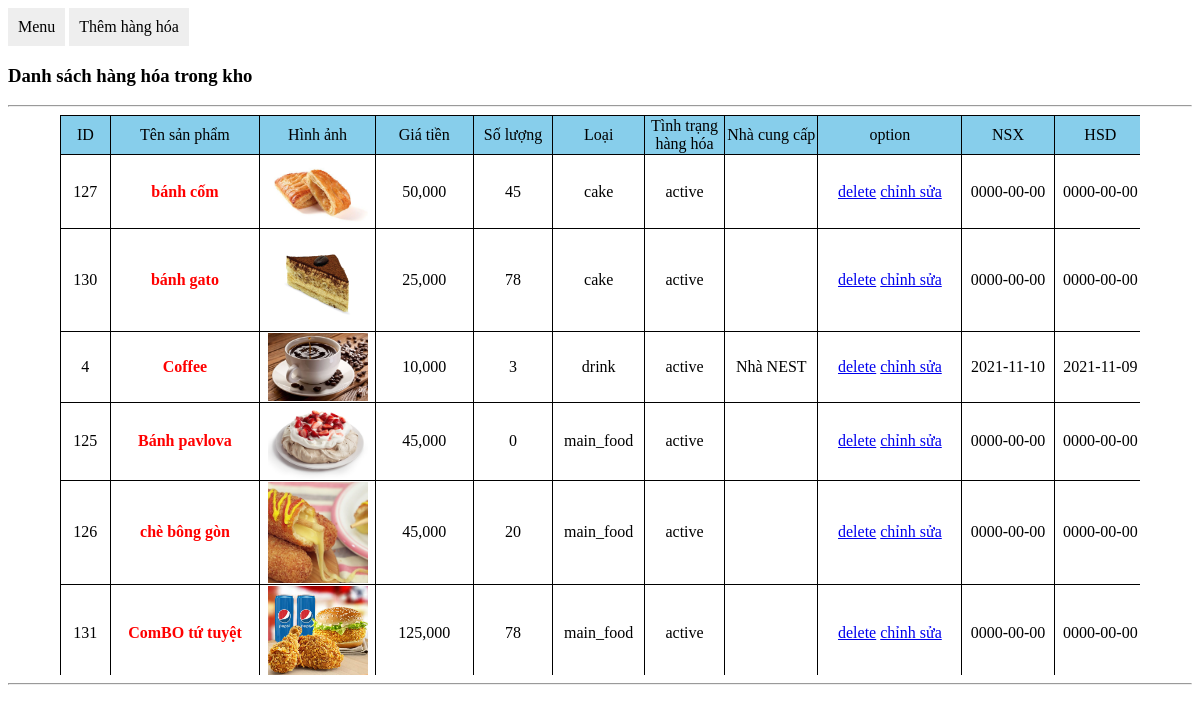
The page /admin/list.php on the database as committed earlier.
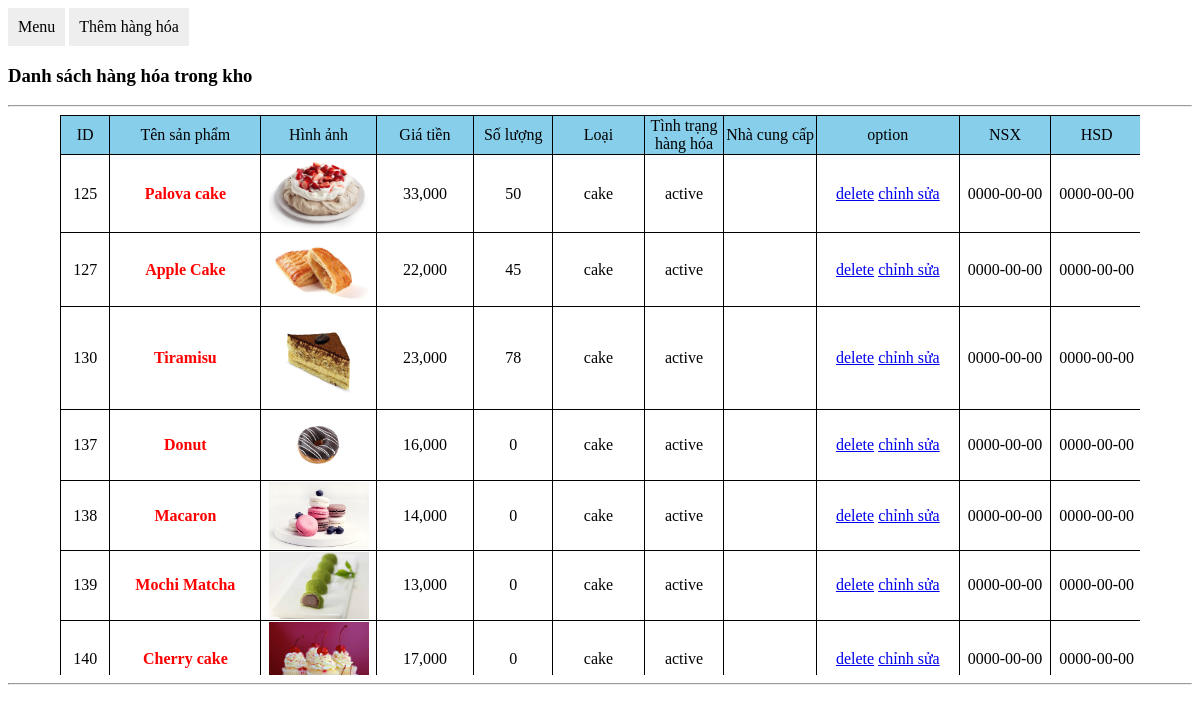
The same page on the database as committed later.
### tables this page shows
CREATE TABLE `item_1` (
  `id` int(30) NOT NULL,
  `thu_tu` int(200) NOT NULL,
  `name` varchar(200) NOT NULL,
  `img` varchar(500) NOT NULL,
  `cost` int(50) NOT NULL,
  `status` varchar(100) NOT NULL,
  `details` text NOT NULL,
  `HSD` date NOT NULL,
  `NXS` date NOT NULL,
  `Supply` varchar(100) NOT NULL,
  `type` varchar(100) NOT NULL,
  `category` varchar(100) NOT NULL
);

### admin/list.php (the view, shortened to what this page needs)
<?php
    include('../config/config.php');
    $list_001 = "SELECT * FROM item_1 ORDER BY type ASC" ;
    $query_list = mysqli_query($mysqli, $list_001);
?>
<div class="menu">
    <a href="index.php">Menu</a>
    <a href="add.php">Thêm hàng hóa</a>
</div>
<h3>Danh sách hàng hóa trong kho</h3>
<hr>
<div class="main-body">
    <table >
    <tr style="background-color:skyblue">
                <td style="width:60px">ID</td>
                <td style="width:200px">Tên sản phẩm</td>
                <td style="width:120px">Hình ảnh</td>
                <td style="width:120px">Giá tiền</td>
                <td style="width:100px">Số lượng</td>
                <td style="width:100px">Loại</td>
                <td style="width:100px">Tình trạng hàng hóa</td>
                <td style="width:120px">Nhà cung cấp</td>
                <td style="width:200px">option</td>
                <td style="width:120px">NSX</td>
                <td style="width:120px">HSD</td>
            </tr>
       <?php
        while($row_list = mysqli_fetch_array( $query_list)){
        ?>
            <tr>
                <td><?php echo $row_list['id']; ?></td>
                <td style="color:red;font-weight:bold"><?php echo $row_list['name']; ?></td>
                <td><img src="../assets/img/<?php echo $row_list['img'];?>" width="100px"></td>
                <td><?php echo number_format($row_list['cost']); ?></td>
                <td><?php echo number_format($row_list['thu_tu']); ?></td>
                <td><?php echo $row_list['type']; ?></td>
                <td><?php echo $row_list['status']; ?></td>
                <td><?php echo $row_list['Supply']; ?></td>
                <td><a href="list.php?&option_list=delete&id_list=<?php echo $row_list['id']; ?>">delete</a>
                <a href="update.php?option_list=update&id_list=<?php echo $row_list['id'];?>">chỉnh sửa</a></td>
                <td><?php echo $row_list['NXS']; ?></td>
                <td><?php echo $row_list['HSD']; ?></td>
            </tr>
        <?php }?>
    </table>
</div>
<hr>

Rows that differ between the two databases and show on the page:
no longer on this page (row edited): item_1: id "4", name "Coffee", img (picture), cost "10,000", thu_tu "3", type "drink", status "active", Supply "Nhà NEST", NXS "2021-11-10", HSD "2021-11-09"
no longer on this page (row edited): item_1: id "126", name "chè bông gòn", img (picture), cost "45,000", thu_tu "20", type "main_food", status "active", NXS "0000-00-00", HSD "0000-00-00"
removed item_1: id "131", name "ComBO tứ tuyệt", img (picture), cost "125,000", thu_tu "78", type "main_food", status "active", NXS "0000-00-00", HSD "0000-00-00"
changed item_1 id 125: name "Bánh pavlova" → "Palova cake"; cost "45,000" → "33,000"; thu_tu "0" → "50"; type "main_food" → "cake"; moves up the list
changed item_1 id 127: name "bánh cốm" → "Apple Cake"; cost "50,000" → "22,000"
changed item_1 id 130: name "bánh gato" → "Tiramisu"; cost "25,000" → "23,000"
added item_1: id "137", name "Donut", img (picture), cost "16,000", thu_tu "0", type "cake", status "active", NXS "0000-00-00", HSD "0000-00-00"
added item_1: id "138", name "Macaron", img (picture), cost "14,000", thu_tu "0", type "cake", status "active", NXS "0000-00-00", HSD "0000-00-00"
added item_1: id "139", name "Mochi Matcha", img (picture), cost "13,000", thu_tu "0", type "cake", status "active", NXS "0000-00-00", HSD "0000-00-00"
added item_1: id "140", name "Cherry cake", img (picture), cost "17,000", thu_tu "0", type "cake", status "active", NXS "0000-00-00", HSD "0000-00-00"
